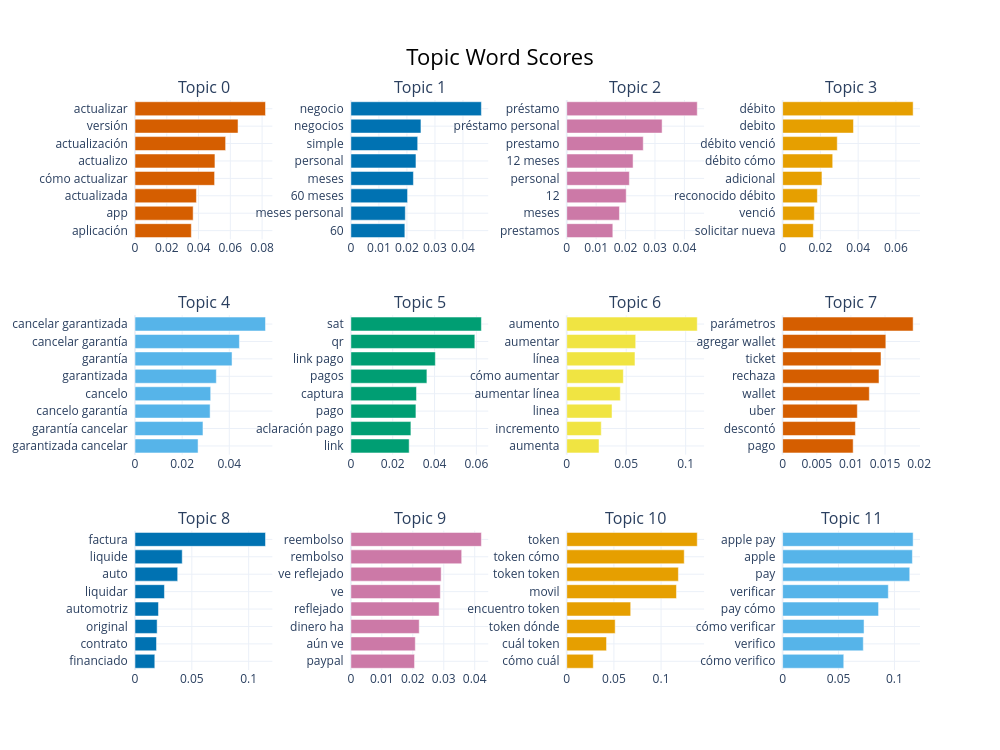

Notebook code for this chart:
### Code cell
fig = topic_model.visualize_barchart(top_n_topics=12, n_words=8)
fig.show()

### Figure 1 — Plotly figure (JSON) as saved in the notebook; plotly's stock layout.template omitted (floating-point values rounded to 4 significant figures)
{"data": [{"marker": {"color": "#D55E00"}, "orientation": "h", "type": "bar", "x": [0.03546, 0.0366, 0.03867, 0.0501, 0.05032, 0.05704, 0.06485, 0.08215], "xaxis": "x", "y": ["aplicación  ", "app  ", "actualizada  ", "cómo actualizar  ", "actualizo  ", "actualización  ", "versión  ", "actualizar  "], "yaxis": "y"}, {"marker": {"color": "#0072B2"}, "orientation": "h", "type": "bar", "x": [0.01926, 0.01942, 0.02022, 0.02231, 0.02322, 0.02384, 0.025, 0.04657], "xaxis": "x2", "y": ["60  ", "meses personal  ", "60 meses  ", "meses  ", "personal  ", "simple  ", "negocios  ", "negocio  "], "yaxis": "y2"}, {"marker": {"color": "#CC79A7"}, "orientation": "h", "type": "bar", "x": [0.01567, 0.01791, 0.02022, 0.02129, 0.02255, 0.02601, 0.03242, 0.04438], "xaxis": "x3", "y": ["prestamos  ", "meses  ", "12  ", "personal  ", "12 meses  ", "prestamo  ", "préstamo personal  ", "préstamo  "], "yaxis": "y3"}, {"marker": {"color": "#E69F00"}, "orientation": "h", "type": "bar", "x": [0.01628, 0.0168, 0.01841, 0.02083, 0.02653, 0.02895, 0.03753, 0.06914], "xaxis": "x4", "y": ["solicitar nueva  ", "venció  ", "reconocido débito  ", "adicional  ", "débito cómo  ", "débito venció  ", "debito  ", "débito  "], "yaxis": "y4"}, {"marker": {"color": "#56B4E9"}, "orientation": "h", "type": "bar", "x": [0.02675, 0.02883, 0.03186, 0.0321, 0.03449, 0.04116, 0.04428, 0.05535], "xaxis": "x5", "y": ["garantizada cancelar  ", "garantía cancelar  ", "cancelo garantía  ", "cancelo  ", "garantizada  ", "garantía  ", "cancelar garantía  ", "cancelar garantizada  "], "yaxis": "y5"}, {"marker": {"color": "#009E73"}, "orientation": "h", "type": "bar", "x": [0.02787, 0.02869, 0.0311, 0.03136, 0.03635, 0.04038, 0.05925, 0.06239], "xaxis": "x6", "y": ["link  ", "aclaración pago  ", "pago  ", "captura  ", "pagos  ", "link pago  ", "qr  ", "sat  "], "yaxis": "y6"}, {"marker": {"color": "#F0E442"}, "orientation": "h", "type": "bar", "x": [0.02714, 0.02902, 0.03808, 0.04504, 0.04761, 0.05739, 0.05798, 0.1098], "xaxis": "x7", "y": ["aumenta  ", "incremento  ", "linea  ", "aumentar línea  ", "cómo aumentar  ", "línea  ", "aumentar  ", "aumento  "], "yaxis": "y7"}, {"marker": {"color": "#D55E00"}, "orientation": "h", "type": "bar", "x": [0.01033, 0.01066, 0.01094, 0.0127, 0.01412, 0.01441, 0.01512, 0.01912], "xaxis": "x8", "y": ["pago  ", "descontó  ", "uber  ", "wallet  ", "rechaza  ", "ticket  ", "agregar wallet  ", "parámetros  "], "yaxis": "y8"}, {"marker": {"color": "#0072B2"}, "orientation": "h", "type": "bar", "x": [0.01741, 0.01892, 0.01947, 0.02065, 0.0259, 0.03755, 0.04155, 0.1148], "xaxis": "x9", "y": ["financiado  ", "contrato  ", "original  ", "automotriz  ", "liquidar  ", "auto  ", "liquide  ", "factura  "], "yaxis": "y9"}, {"marker": {"color": "#CC79A7"}, "orientation": "h", "type": "bar", "x": [0.02057, 0.02081, 0.02208, 0.02851, 0.0289, 0.02917, 0.0358, 0.04216], "xaxis": "x10", "y": ["paypal  ", "aún ve  ", "dinero ha  ", "reflejado  ", "ve  ", "ve reflejado  ", "rembolso  ", "reembolso  "], "yaxis": "y10"}, {"marker": {"color": "#E69F00"}, "orientation": "h", "type": "bar", "x": [0.02812, 0.04218, 0.05135, 0.06779, 0.1163, 0.1184, 0.1245, 0.1384], "xaxis": "x11", "y": ["cómo cuál  ", "cuál token  ", "token dónde  ", "encuentro token  ", "movil  ", "token token  ", "token cómo  ", "token  "], "yaxis": "y11"}, {"marker": {"color": "#56B4E9"}, "orientation": "h", "type": "bar", "x": [0.05468, 0.07214, 0.07281, 0.0858, 0.09453, 0.1137, 0.1161, 0.1167], "xaxis": "x12", "y": ["cómo verifico  ", "verifico  ", "cómo verificar  ", "pay cómo  ", "verificar  ", "pay  ", "apple  ", "apple pay  "], "yaxis": "y12"}], "layout": {"annotations": [{"font": {"size": 16}, "showarrow": false, "text": "Topic 0", "x": 0.0875, "xanchor": "center", "xref": "paper", "y": 1, "yanchor": "bottom", "yref": "paper"}, {"font": {"size": 16}, "showarrow": false, "text": "Topic 1", "x": 0.3625, "xanchor": "center", "xref": "paper", "y": 1, "yanchor": "bottom", "yref": "paper"}, {"font": {"size": 16}, "showarrow": false, "text": "Topic 2", "x": 0.6375, "xanchor": "center", "xref": "paper", "y": 1, "yanchor": "bottom", "yref": "paper"}, {"font": {"size": 16}, "showarrow": false, "text": "Topic 3", "x": 0.9125, "xanchor": "center", "xref": "paper", "y": 1, "yanchor": "bottom", "yref": "paper"}, {"font": {"size": 16}, "showarrow": false, "text": "Topic 4", "x": 0.0875, "xanchor": "center", "xref": "paper", "y": 0.6222, "yanchor": "bottom", "yref": "paper"}, {"font": {"size": 16}, "showarrow": false, "text": "Topic 5", "x": 0.3625, "xanchor": "center", "xref": "paper", "y": 0.6222, "yanchor": "bottom", "yref": "paper"}, {"font": {"size": 16}, "showarrow": false, "text": "Topic 6", "x": 0.6375, "xanchor": "center", "xref": "paper", "y": 0.6222, "yanchor": "bottom", "yref": "paper"}, {"font": {"size": 16}, "showarrow": false, "text": "Topic 7", "x": 0.9125, "xanchor": "center", "xref": "paper", "y": 0.6222, "yanchor": "bottom", "yref": "paper"}, {"font": {"size": 16}, "showarrow": false, "text": "Topic 8", "x": 0.0875, "xanchor": "center", "xref": "paper", "y": 0.2444, "yanchor": "bottom", "yref": "paper"}, {"font": {"size": 16}, "showarrow": false, "text": "Topic 9", "x": 0.3625, "xanchor": "center", "xref": "paper", "y": 0.2444, "yanchor": "bottom", "yref": "paper"}, {"font": {"size": 16}, "showarrow": false, "text": "Topic 10", "x": 0.6375, "xanchor": "center", "xref": "paper", "y": 0.2444, "yanchor": "bottom", "yref": "paper"}, {"font": {"size": 16}, "showarrow": false, "text": "Topic 11", "x": 0.9125, "xanchor": "center", "xref": "paper", "y": 0.2444, "yanchor": "bottom", "yref": "paper"}], "height": 750, "hoverlabel": {"bgcolor": "white", "font": {"family": "Rockwell", "size": 16}}, "showlegend": false, "title": {"font": {"color": "Black", "size": 22}, "text": "Topic Word Scores", "x": 0.5, "xanchor": "center", "yanchor": "top"}, "width": 1000, "xaxis": {"anchor": "y", "domain": [0, 0.175], "showgrid": true}, "xaxis10": {"anchor": "y10", "domain": [0.275, 0.45], "showgrid": true}, "xaxis11": {"anchor": "y11", "domain": [0.55, 0.725], "showgrid": true}, "xaxis12": {"anchor": "y12", "domain": [0.825, 1], "showgrid": true}, "xaxis2": {"anchor": "y2", "domain": [0.275, 0.45], "showgrid": true}, "xaxis3": {"anchor": "y3", "domain": [0.55, 0.725], "showgrid": true}, "xaxis4": {"anchor": "y4", "domain": [0.825, 1], "showgrid": true}, "xaxis5": {"anchor": "y5", "domain": [0, 0.175], "showgrid": true}, "xaxis6": {"anchor": "y6", "domain": [0.275, 0.45], "showgrid": true}, "xaxis7": {"anchor": "y7", "domain": [0.55, 0.725], "showgrid": true}, "xaxis8": {"anchor": "y8", "domain": [0.825, 1], "showgrid": true}, "xaxis9": {"anchor": "y9", "domain": [0, 0.175], "showgrid": true}, "yaxis": {"anchor": "x", "domain": [0.7556, 1], "showgrid": true}, "yaxis10": {"anchor": "x10", "domain": [0, 0.2444], "showgrid": true}, "yaxis11": {"anchor": "x11", "domain": [0, 0.2444], "showgrid": true}, "yaxis12": {"anchor": "x12", "domain": [0, 0.2444], "showgrid": true}, "yaxis2": {"anchor": "x2", "domain": [0.7556, 1], "showgrid": true}, "yaxis3": {"anchor": "x3", "domain": [0.7556, 1], "showgrid": true}, "yaxis4": {"anchor": "x4", "domain": [0.7556, 1], "showgrid": true}, "yaxis5": {"anchor": "x5", "domain": [0.3778, 0.6222], "showgrid": true}, "yaxis6": {"anchor": "x6", "domain": [0.3778, 0.6222], "showgrid": true}, "yaxis7": {"anchor": "x7", "domain": [0.3778, 0.6222], "showgrid": true}, "yaxis8": {"anchor": "x8", "domain": [0.3778, 0.6222], "showgrid": true}, "yaxis9": {"anchor": "x9", "domain": [0, 0.2444], "showgrid": true}}}
